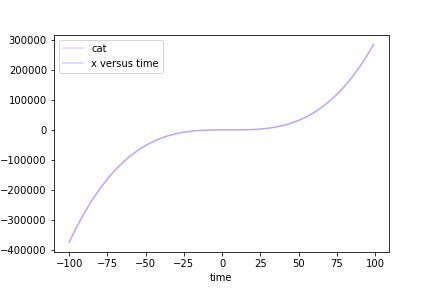
#> input picture x_versus_time_original_trial1.png, 432 x 288 px
$ jupyter execute Untitled1.ipynb
#> lines starting #> are read from the running program, lines starting #| are printed output that depends on the picture
### Working with Images

[cell 1]
from PIL import Image

[cell 2]
img1 = Image.open('x_versus_time_original_trial1.png')
#> img1 is the input picture: PIL image 432x288 RGBA; mean R, G, B, A 247.6, 247.5, 247.9, 152.2
a, b = img1.size, img1.filename
#> a = (432, 288); b = 'x_versus_time_original_trial1.png'
img1.show()
print(a, b)
#| (432, 288) x_versus_time_original_trial1.png

##### Cropping Images

[cell 3]
img1.crop((-1, -1, 100, 100))
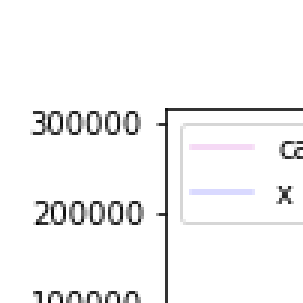
#> Out: PIL image 101x101 RGBA (shown 3 times larger); mean R, G, B, A 233.6, 233.4, 233.7, 80.8; transparent parts drawn white


$ run again, with x_versus_time_viaIntegration_trial1.png copied over x_versus_time_original_trial1.png
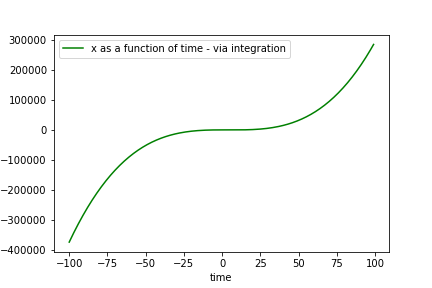
#> input picture x_versus_time_viaIntegration_trial1.png, 432 x 288 px
#> img1 is the input picture: PIL image 432x288 RGBA; mean R, G, B, A 246.1, 246.8, 246.1, 152.2
#> a = (432, 288); b = 'x_versus_time_original_trial1.png'
#| (432, 288) x_versus_time_original_trial1.png
#> `img1.crop((-1, -1, 100, 100))`:
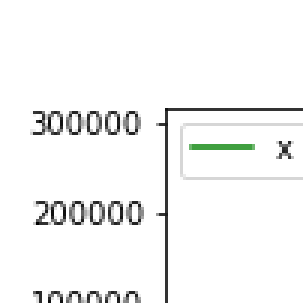
#> Out: PIL image 101x101 RGBA (shown 3 times larger); mean R, G, B, A 233.4, 233.8, 233.4, 80.8; transparent parts drawn white
